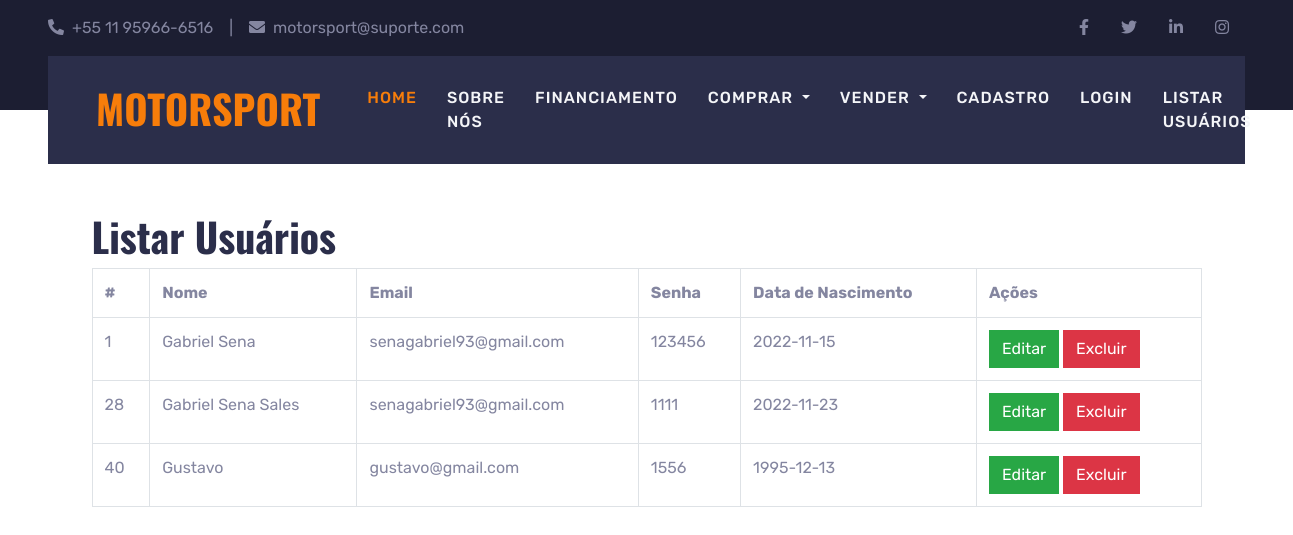
Page /lojaMotorSport/pages/index.php?page=listarUsuario on the committed database.
### tables this page shows
CREATE TABLE IF NOT EXISTS `usuarios` (
  `id` int(11) NOT NULL AUTO_INCREMENT,
  `nome` varchar(45) NOT NULL,
  `email` varchar(255) NOT NULL,
  `senha` varchar(45) NOT NULL,
  `data_nasc` date NOT NULL,
  PRIMARY KEY (`id`)
);

### lojaMotorSport/pages/listarUsuario.php (the view)
<h1>Listar Usuários</h1>
<?php
    $sql = "SELECT * FROM usuarios";
    $res = $conn->query($sql);
    $qtd = $res -> num_rows;
    if($qtd > 0){
        print "<table class='table table-hover
         table-bordered'>";
            print "<tr>";
            print "<th>#</th>";
            print "<th>Nome</th>";
            print "<th>Email</th>";
            print "<th>Senha</th>";
            print "<th>Data de Nascimento</th>";
            print "<th>Ações</th>";
            print "</tr>";
        while($row = $res->fetch_object()){
            print "<tr>";
            print "<td>".$row->id."</td>";
            print "<td>".$row->nome."</td>";
            print "<td>".$row->email."</td>";
            print "<td>".$row->senha."</td>";
            print "<td>".$row->data_nasc."</td>";
            print "<td>
                    <button onclick=\"location.href='?page=editar&id=".$row->id."';\" class='btn btn-success'>Editar</button>
                    <button onclick=\"if(confirm('Tem certeza que deseja excluir?')){location.href='?page=salvar&acao=excluir&id=".$row->id."';}else{false;}\" class='btn btn-danger'>Excluir</button>
            </td>";
            print "</tr>";
        }
        print "</table>";
    }else {
        print "<p> class = 'alert-danger'> Não
        encontrou resultados</p>";
    }
?>

### lojaMotorSport/pages/index.php (shortened to what this page needs)
<!doctype html>
<html lang="en">
    <head>
        <link href="https://cdn.jsdelivr.net/npm/bootstrap@5.1.3/dist/css/bootstrap.min.css" rel="stylesheet">
        <link href="https://cdnjs.cloudflare.com/ajax/libs/font-awesome/5.15.0/css/all.min.css" rel="stylesheet">
        <link href="/lojamotorsport/lib/owlcarousel/assets/owl.carousel.min.css" rel="stylesheet">
        <link href="/lojamotorsport/lib/tempusdominus/css/tempusdominus-bootstrap-4.min.css" rel="stylesheet">
        <link href="/lojamotorsport/css/bootstrap.min.css" rel="stylesheet">
        <link href="/lojamotorsport/css/style.css" rel="stylesheet">
    </head>
    <body>
<div class="container-fluid bg-dark py-3 px-lg-5 d-none d-lg-block">
        <div class="row">
            <div class="col-md-6 text-center text-lg-left mb-2 mb-lg-0">
                <div class="d-inline-flex align-items-center">
                    <a class="text-body pr-3" href=""><i class="fa fa-phone-alt mr-2"></i>+55 11 95966-6516</a>
                    <span class="text-body">|</span>
                    <a class="text-body px-3" href=""><i class="fa fa-envelope mr-2"></i>motorsport@suporte.com</a>
                </div>
            </div>
            <div class="col-md-6 text-center text-lg-right">
                <div class="d-inline-flex align-items-center">
                    <a class="text-body px-3" href="">
                        <i class="fab fa-facebook-f"></i>
                    </a>
                    <a class="text-body px-3" href="">
                        <i class="fab fa-twitter"></i>
                    </a>
                    <a class="text-body px-3" href="">
                        <i class="fab fa-linkedin-in"></i>
                    </a>
                    <a class="text-body px-3" href="">
                        <i class="fab fa-instagram"></i>
                    </a>
                </div>
            </div>
        </div>
    </div>
    <div class="container-fluid position-relative nav-bar p-0">
        <div class="position-relative px-lg-5" style="z-index: 9;">
            <nav class="navbar navbar-expand-lg bg-secondary navbar-dark py-3 py-lg-0 pl-3 pl-lg-5">
                <a href="" class="navbar-brand">
                    <h1 class="text-uppercase text-primary mb-1">MotorSport</h1>
                </a>
                <div class="collapse navbar-collapse justify-content-between px-3" id="navbarCollapse">
                    <div class="navbar-nav ml-auto py-0">
                        <a class="nav-link active" href="?page=index">Home</a>
                        <a class="nav-link" href="?page=sobre">Sobre Nós</a>
                        <a class="nav-link" href="?page=financiamento">Financiamento</a>
                            <li class="nav-item dropdown">
                                <a class="nav-link dropdown-toggle" href="index.php" id="navbarDropdown" role="button" data-bs-toggle="dropdown" aria-expanded="false">
                                    Comprar
                                </a>
                            </li>
                            <li class="nav-item dropdown">
                                <a class="nav-link dropdown-toggle" href="#" id="navbarDropdown" role="button" data-bs-toggle="dropdown" aria-expanded="false">
                                    Vender
                                </a>
                            </li>
                        <a class="nav-link" href="?page=cadastro">Cadastro</a>
                        <a class="nav-link" href="?page=login">Login</a>
                        <a class="nav-link" href="?page=listarUsuario">Listar Usuários</a>
                    </div>
                </div>
            </nav>
        </div>
    </div>
        <div class = "container">
            <div class = "row">
                <div class = "col mt-5">
                    <?php
                        include("connect.php");
                        switch(@$_REQUEST["page"]){
                            case"listarUsuario":
                                include("listarUsuario.php");
                                break;
                        }
                    ?>
                </div>
            </div>
        </div>
    </body>
</html>

### lojaMotorSport/css/style.css (style rules this page uses)
:root { --primary: #F77D0A; --secondary: #2B2E4A; --light: #F4F5F8; --dark: #1C1E32; }
h1, h2, .font-weight-bold { font-weight: 700 !important; }
.nav-bar::before { position: absolute; content: ""; width: 100%; height: 50%; top: 0; left: 0; background: var(--dark); }
.nav-bar::after { position: absolute; content: ""; width: 100%; height: 50%; bottom: 0; left: 0; background: #ffffff; }
.navbar-dark .navbar-nav .nav-link { padding: 30px 15px; font-size: 16px; font-weight: 500; letter-spacing: 1px; text-transform: uppercase; color: var(--light); outline: none; }
.navbar-dark .navbar-nav .nav-link:hover, .navbar-dark .navbar-nav .nav-link.active { color: var(--primary); }

### rows in the picture
usuarios: id "1", nome "Gabriel Sena", email "senagabriel93@gmail.com", senha "123456", data_nasc "2022-11-15"
usuarios: id "28", nome "Gabriel Sena Sales", email "senagabriel93@gmail.com", senha "1111", data_nasc "2022-11-23"
usuarios: id "40", nome "Gustavo", email "gustavo@gmail.com", senha "1556", data_nasc "1995-12-13"
